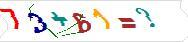
#> input picture project/image_reconginize/image.jpg, 188 x 42 px, found by its file name
$ python image_recongize.py   (older library calls are emulated)
#> lines starting #> are read from the running program, lines starting #| are printed output that depends on the picture; after the words box and inside, x2 and y2 are one past the last pixel; in counts of white or black regions, pixels touching at a corner belong together
import sys
import time
from PIL import Image
import pytesseract

time1 = time.time()


###########二值化算法
def binarizing(img, threshold):
    pixdata = img.load()
    w, h = img.size
    for y in range(h):
        for x in range(w):
            if pixdata[x, y] < threshold:
                pixdata[x, y] = 0
            else:
                pixdata[x, y] = 255
    return img


###########去除干扰线算法
def depoint(img):  # input: gray image
    pixdata = img.load()
    w, h = img.size
    for y in range(1, h - 1):
        for x in range(1, w - 1):
            count = 0
            if pixdata[x, y - 1] > 245:
                count = count + 1
            if pixdata[x, y + 1] > 245:
                count = count + 1
            if pixdata[x - 1, y] > 245:
                count = count + 1
            if pixdata[x + 1, y] > 245:
                count = count + 1
            if count > 2:
                pixdata[x, y] = 255
    return img


########身份证号码识别
def identity_OCR(pic_path):
    #####身份证号码截图
    img1 = Image.open(pic_path)
#> img1 is the input picture: PIL image 188x42 RGB; mean R, G, B 234.7, 231.8, 229.9
    w, h = img1.size
#> w = 188; h = 42
    print(w, h)
#| 188 42
    ## 将身份证放大3倍
    out = img1.resize((w * 3, h * 3), Image.ANTIALIAS)
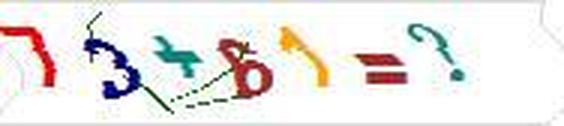
#> out: PIL image 564x126 RGB; mean R, G, B 234.2, 231.2, 229.4
    region = (0 * 3, 0 * 3, 188 * 3, 42 * 3)
    # 裁切身份证号码图片
    cropImg = out.crop(region)
    # 转化为灰度图
    img = cropImg.convert('L')
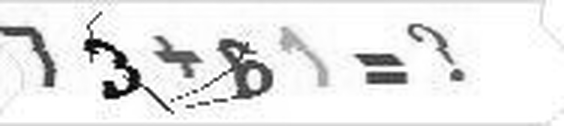
#> img: PIL image 564x126 L; min 1, max 255, mean 231.9
    # 把图片变成二值图像。
    img1 = binarizing(img, 100)
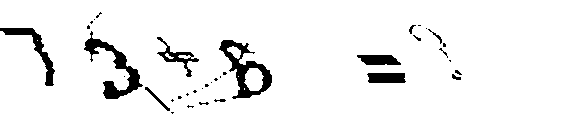
#> img1: PIL image 564x126 L; 94% white; 36 black regions (25 under 20 px), largest, box (x1, y1, x2, y2) and area: (219, 40, 272, 99) 1067, (84, 31, 143, 99) 1038, (0, 28, 55, 86) 630
    img2 = depoint(img)
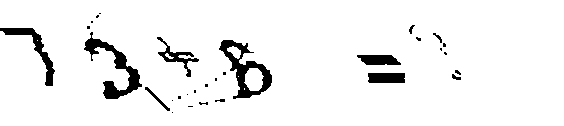
#> img2: PIL image 564x126 L; 94.2% white; 30 black regions (19 under 20 px), largest, box (x1, y1, x2, y2) and area: (219, 40, 272, 99) 1060, (84, 32, 142, 99) 1032, (0, 28, 55, 86) 628
    code = pytesseract.image_to_string(img2)
    print("识别该身份证号码是:" + str(code))


def main_w():
    # CHANGE THIS IF TESSERACT IS NOT IN YOUR PATH, OR IS NAMED DIFFERENTLY
    # tesseract_cmd = 'tesseract'
    pytesseract.pytesseract.tesseract_cmd = r'C:\Program Files (x86)\Tesseract-OCR\tesseract.exe'
    pic_path = "C:\\Users\\dell\\PycharmProjects\\opencv\\project\\image_reconginize\\image.jpg"
    identity_OCR(pic_path)
#> (the call stopped at in identity_OCR, `code = pytesseract.image_to_string(img2)`: pytesseract is not available in this run)
    time2 = time.time()
    print(u'总共耗时：' + str(time2 - time1) + 's')


main_w()
